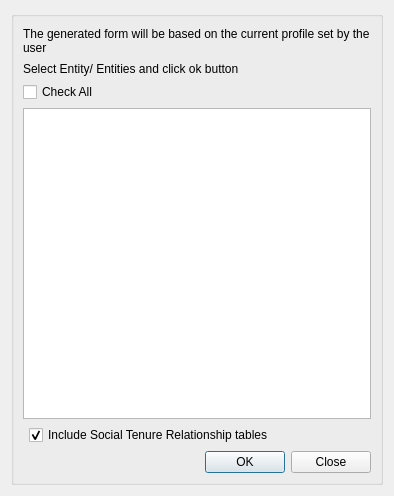
<?xml version="1.0" encoding="UTF-8"?>
<ui version="4.0">
 <class>Dialog</class>
 <widget class="QDialog" name="Dialog">
  <property name="geometry">
   <rect>
    <x>0</x>
    <y>0</y>
    <width>394</width>
    <height>496</height>
   </rect>
  </property>
  <property name="windowTitle">
   <string>GeoODK Forms Generator</string>
  </property>
  <layout class="QGridLayout" name="gridLayout_4">
   <item row="1" column="0">
    <layout class="QGridLayout" name="gridLayout_2">
     <item row="2" column="0">
      <widget class="QGroupBox" name="groupBox_2">
       <property name="title">
        <string/>
       </property>
       <layout class="QGridLayout" name="gridLayout">
        <item row="1" column="0" colspan="2">
         <widget class="QLabel" name="label_3">
          <property name="text">
           <string>Select Entity/ Entities and click ok button</string>
          </property>
         </widget>
        </item>
        <item row="3" column="0" colspan="2">
         <widget class="QTreeView" name="trentities"/>
        </item>
        <item row="5" column="1">
         <widget class="QDialogButtonBox" name="buttonBox">
          <property name="orientation">
           <enum>Qt::Horizontal</enum>
          </property>
          <property name="standardButtons">
           <set>QDialogButtonBox::Close|QDialogButtonBox::Ok</set>
          </property>
          <property name="centerButtons">
           <bool>false</bool>
          </property>
         </widget>
        </item>
        <item row="2" column="0" colspan="2">
         <widget class="QCheckBox" name="chk_all">
          <property name="text">
           <string>Check All</string>
          </property>
         </widget>
        </item>
        <item row="4" column="1">
         <layout class="QHBoxLayout" name="horizontalLayout">
          <item>
           <widget class="QCheckBox" name="ck_social_tenure">
            <property name="text">
             <string>Include Social Tenure Relationship tables</string>
            </property>
            <property name="checked">
             <bool>true</bool>
            </property>
           </widget>
          </item>
         </layout>
        </item>
        <item row="0" column="0" colspan="2">
         <widget class="QLabel" name="label">
          <property name="minimumSize">
           <size>
            <width>0</width>
            <height>30</height>
           </size>
          </property>
          <property name="frameShape">
           <enum>QFrame::NoFrame</enum>
          </property>
          <property name="text">
           <string>The generated form will be based on the current profile set by the user</string>
          </property>
          <property name="textFormat">
           <enum>Qt::AutoText</enum>
          </property>
          <property name="scaledContents">
           <bool>true</bool>
          </property>
          <property name="wordWrap">
           <bool>true</bool>
          </property>
         </widget>
        </item>
       </layout>
      </widget>
     </item>
    </layout>
   </item>
   <item row="0" column="0">
    <layout class="QVBoxLayout" name="vlnotification"/>
   </item>
  </layout>
 </widget>
 <resources/>
 <connections>
  <connection>
   <sender>buttonBox</sender>
   <signal>accepted()</signal>
   <receiver>Dialog</receiver>
   <slot>accept()</slot>
   <hints>
    <hint type="sourcelabel">
     <x>248</x>
     <y>254</y>
    </hint>
    <hint type="destinationlabel">
     <x>157</x>
     <y>274</y>
    </hint>
   </hints>
  </connection>
  <connection>
   <sender>buttonBox</sender>
   <signal>rejected()</signal>
   <receiver>Dialog</receiver>
   <slot>reject()</slot>
   <hints>
    <hint type="sourcelabel">
     <x>316</x>
     <y>260</y>
    </hint>
    <hint type="destinationlabel">
     <x>286</x>
     <y>274</y>
    </hint>
   </hints>
  </connection>
 </connections>
</ui>
